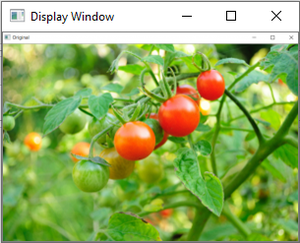
#> input picture CV/pic23-300x243.png, 300 x 243 px, found by its file name
$ jupyter execute main.ipynb
#> lines starting #> are read from the running program, lines starting #| are printed output that depends on the picture; after the words box and inside, x2 and y2 are one past the last pixel; in counts of white or black regions, pixels touching at a corner belong together
[cell 1]
# Python program to explain cv2.imshow() method

# importing cv2
import cv2
import matplotlib.pyplot as plt

# path
path = r'D:/University/4th Sem/PAI(LAB)/Tasks/CV/pic23-300x243.png'

# Reading an image in default mode
image = cv2.imread(path)
#> image is the input picture: shape (243, 300, 3); mean B, G, R 96.9, 173.9, 147.3

# Convert the image from BGR to RGB
image_rgb = cv2.cvtColor(image, cv2.COLOR_BGR2RGB)

# Displaying the image using matplotlib
plt.imshow(image_rgb)
plt.title('image')
plt.axis('off')  # Hide axes
plt.show()

[cell 2]
# Python program to explain cv2.imwrite() method

# importing cv2
import cv2

# importing os module
import os

# Image path
image_path = r'D:/University/4th Sem/PAI(LAB)/Tasks/CV/pic23-300x243.png'

# Image directory
directory = r'D:/University/4th Sem/PAI(LAB)/Tasks/CV'

# Using cv2.imread() method
# to read the image
img = cv2.imread(image_path)

# Change the current directory
# to specified directory
os.chdir(directory)

# List files and directories
# in 'C:/Users/Rajnish/Desktop/GeeksforGeeks'
print("Before saving image:")
print(os.listdir(directory))

# Filename
filename = 'savedImage.jpg'

# Using cv2.imwrite() method
# Saving the image
cv2.imwrite(filename, img)

# List files and directories
# in 'C:/Users / Rajnish / Desktop / GeeksforGeeks'
print("After saving image:")
print(os.listdir(directory))

print('Successfully saved')

[cell 3]
# Python program to illustrate
# arithmetic operation of
# addition of two images

# organizing imports
import cv2
import numpy as np
import matplotlib.pyplot as plt

# path to input images are specified and
# images are loaded with imread command
image1 = cv2.imread('D:/University/4th Sem/PAI(LAB)/Tasks/CV/pic23-300x243.png')
image2 = cv2.imread('D:/University/4th Sem/PAI(LAB)/Tasks/CV/savedImage.jpg')
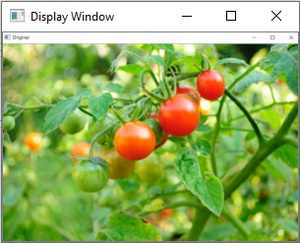
#> input picture CV/savedImage.jpg, 300 x 243 px, found by its file name
#> image2 is the input picture: shape (243, 300, 3); mean B, G, R 97, 173.9, 147.2

# cv2.addWeighted is applied over the
# image inputs with applied parameters
weightedSum = cv2.addWeighted(image1, 0.5, image2, 0.4, 0)
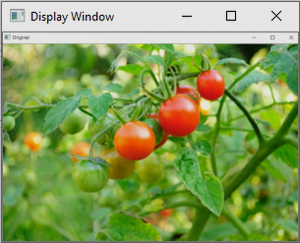
#> weightedSum: shape (243, 300, 3); mean B, G, R 87.3, 156.6, 132.6

# Convert the image from BGR to RGB
weightedSum_rgb = cv2.cvtColor(weightedSum, cv2.COLOR_BGR2RGB)

# Display the image using matplotlib
plt.imshow(weightedSum_rgb)
plt.title('Weighted Image')
plt.axis('off')  # Hide axes
plt.show()

[cell 4]
# importing libraries
import cv2
import numpy as np
import matplotlib.pyplot as plt

image = cv2.imread('D:/University/4th Sem/PAI(LAB)/Tasks/CV/pic23-300x243.png')

# Convert the image from BGR to RGB
image_rgb = cv2.cvtColor(image, cv2.COLOR_BGR2RGB)

# Display the original image using matplotlib
plt.imshow(image_rgb)
plt.title('Original Image')
plt.axis('off')  # Hide axes
plt.show()

# Gaussian Blur
Gaussian = cv2.GaussianBlur(image, (7, 7), 0)
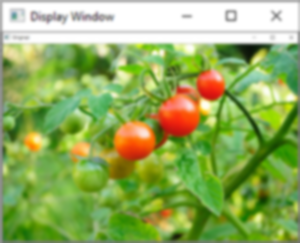
#> Gaussian: shape (243, 300, 3); mean B, G, R 96.8, 173.9, 147.2
Gaussian_rgb = cv2.cvtColor(Gaussian, cv2.COLOR_BGR2RGB)
plt.imshow(Gaussian_rgb)
plt.title('Gaussian Blurring')
plt.axis('off')  # Hide axes
plt.show()

# Median Blur
median = cv2.medianBlur(image, 5)
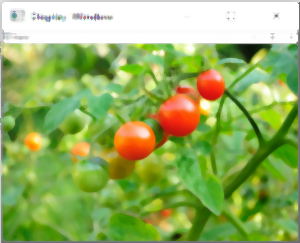
#> median: shape (243, 300, 3); mean B, G, R 98.2, 176, 149.2
median_rgb = cv2.cvtColor(median, cv2.COLOR_BGR2RGB)
plt.imshow(median_rgb)
plt.title('Median Blurring')
plt.axis('off')  # Hide axes
plt.show()

# Bilateral Blur
bilateral = cv2.bilateralFilter(image, 9, 75, 75)
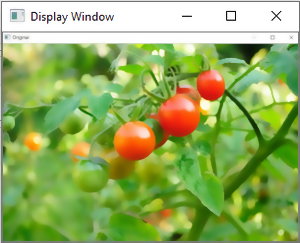
#> bilateral: shape (243, 300, 3); mean B, G, R 97.1, 174.1, 147.4
bilateral_rgb = cv2.cvtColor(bilateral, cv2.COLOR_BGR2RGB)
plt.imshow(bilateral_rgb)
plt.title('Bilateral Blurring')
plt.axis('off')  # Hide axes
plt.show()

[cell 5]
# Import the necessary libraries
import cv2
import numpy as np
import matplotlib.pyplot as plt

# Load the image
image = cv2.imread('D:/University/4th Sem/PAI(LAB)/Tasks/CV/pic23-300x243.png')

# Convert BGR image to RGB
image_rgb = cv2.cvtColor(image, cv2.COLOR_BGR2RGB)

# Define the scale factor
# Increase the size by 3 times
scale_factor_1 = 3.0
# Decrease the size by 3 times
scale_factor_2 = 1/3.0

# Get the original image dimensions
height, width = image_rgb.shape[:2]
#> height = 243; width = 300

# Calculate the new image dimensions
new_height = int(height * scale_factor_1)
#> new_height = 729
new_width = int(width * scale_factor_1)
#> new_width = 900

# Resize the image
zoomed_image = cv2.resize(src =image_rgb,
                          dsize=(new_width, new_height),
                          interpolation=cv2.INTER_CUBIC)
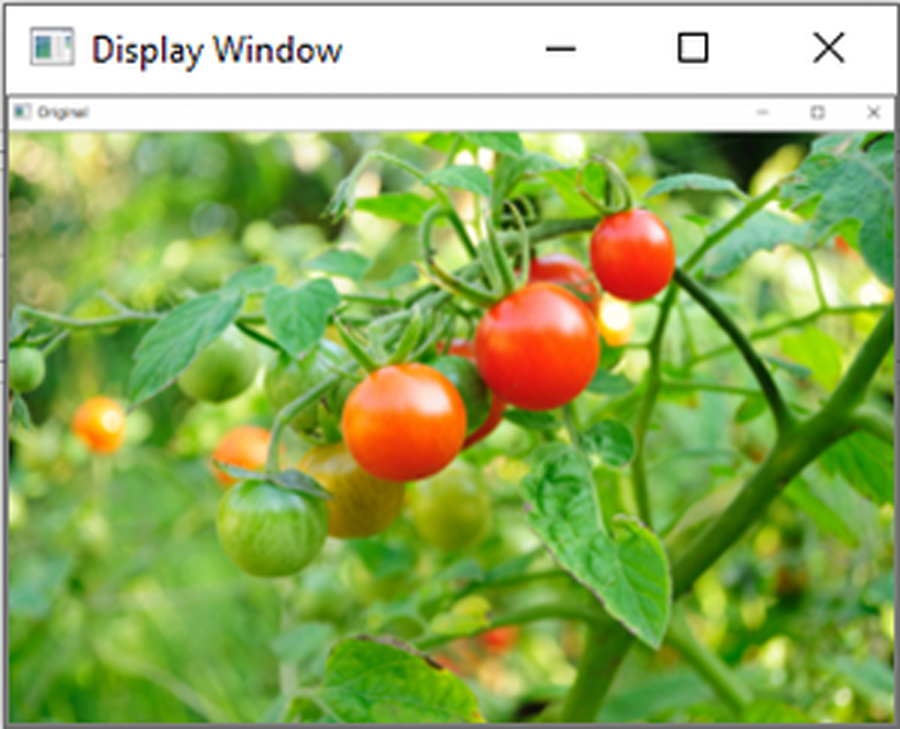
#> zoomed_image: shape (729, 900, 3); mean R, G, B 147.2, 173.8, 96.9

# Calculate the new image dimensions
new_height1 = int(height * scale_factor_2)
#> new_height1 = 81
new_width1 = int(width * scale_factor_2)
#> new_width1 = 100

# Scaled image
scaled_image = cv2.resize(src= image_rgb,
                          dsize =(new_width1, new_height1),
                          interpolation=cv2.INTER_AREA)
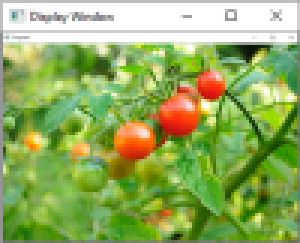
#> scaled_image: shape (81, 100, 3) (shown 3 times larger); mean R, G, B 147.3, 173.9, 96.9

# Create subplots
fig, axs = plt.subplots(1, 3, figsize=(10, 4))

# Plot the original image
axs[0].imshow(image_rgb)
axs[0].set_title('Original Image Shape:'+str(image_rgb.shape))

# Plot the Zoomed Image
axs[1].imshow(zoomed_image)
axs[1].set_title('Zoomed Image Shape:'+str(zoomed_image.shape))

# Plot the Scaled Image
axs[2].imshow(scaled_image)
axs[2].set_title('Scaled Image Shape:'+str(scaled_image.shape))

# Remove ticks from the subplots
for ax in axs:
    ax.set_xticks([])
    ax.set_yticks([])

# Display the subplots
plt.tight_layout()
plt.show()

[cell 6]
# Python program to explain cv2.circle() method

# importing cv2
import cv2
import matplotlib.pyplot as plt

# path
path = r'D:/University/4th Sem/PAI(LAB)/Tasks/CV/pic23-300x243.png'

# Reading an image in default mode
image = cv2.imread(path)

# Window name in which image is displayed
window_name = 'Image'

# Center coordinates
center_coordinates = (120, 50)

# Radius of circle
radius = 20

# Blue color in BGR
color = (255, 0, 0)

# Line thickness of 2 px
thickness = 2

# Using cv2.circle() method
# Draw a circle with blue line borders of thickness of 2 px
image = cv2.circle(image, center_coordinates, radius, color, thickness)
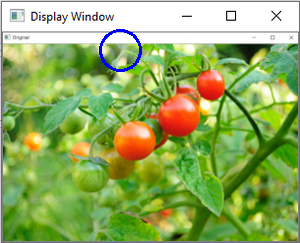
#> image: shape (243, 300, 3); 0.53% of pixels changed, all inside (x1, y1, x2, y2) = (99, 29, 142, 72)

# Convert the image from BGR to RGB
image_rgb = cv2.cvtColor(image, cv2.COLOR_BGR2RGB)

# Displaying the image using matplotlib
plt.imshow(image_rgb)
plt.title(window_name)
plt.axis('off')  # Hide axes
plt.show()

[cell 7]
# Python program to illustrate
# corner detection with
# Shi-Tomasi Detection Method

# organizing imports
import cv2
import numpy as np
import matplotlib.pyplot as plt

# path to input image specified and
# image is loaded with imread command
img = cv2.imread('D:/University/4th Sem/PAI(LAB)/Tasks/CV/pic23-300x243.png')

# convert image to grayscale
gray_img = cv2.cvtColor(img, cv2.COLOR_BGR2GRAY)
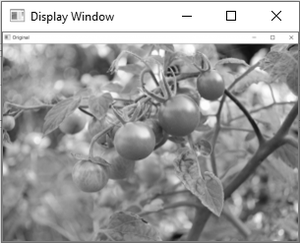
#> gray_img: shape (243, 300); min 0, max 255, mean 157.2

# Shi-Tomasi corner detection function
# We are detecting only 100 best corners here
# You can change the number to get desired result.
corners = cv2.goodFeaturesToTrack(gray_img, 100, 0.01, 10)
#> corners = 100 rows, first 8: [233, 13], [101, 17], [49, 17], [34, 14], [78, 20], [276, 14], [88, 16], [60, 19]

# convert corners values to integer
# So that we will be able to draw circles on them
corners = np.int0(corners)

# draw red color circles on all corners
for i in corners:
	x, y = i.ravel()
	cv2.circle(img, (x, y), 3, (255, 0, 0), -1)
#> this loop made 100 passes
#> (x, y) on passes 1 to 12: (233, 13), (101, 17), (49, 17), (34, 14), (78, 20), (276, 14), (88, 16), (60, 19), (111, 20), (182, 16), (297, 42), (297, 3)
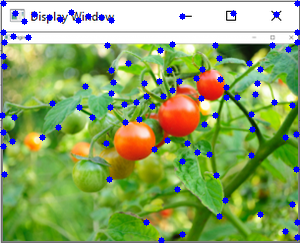
#> img: shape (243, 300, 3); 3.97% of pixels changed, all inside (x1, y1, x2, y2) = (0, 0, 300, 243)

# Convert the image from BGR to RGB
img_rgb = cv2.cvtColor(img, cv2.COLOR_BGR2RGB)

# resulting image
plt.imshow(img_rgb)
plt.title('Shi-Tomasi Corner Detection')
plt.axis('off')  # Hide axes
plt.show()
